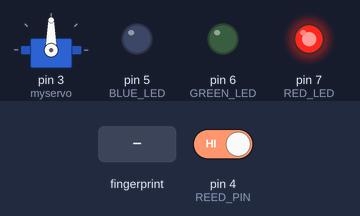
This sketch was run on a simulated Arduino Uno, built with avr-gcc and run on an emulated ATmega328P. Shown: servo, output pins drawn as LEDs (lit = HIGH). The inputs (shaded band) are chosen by the test bench; at power-on: pin 4 (REED_PIN) HIGH. What the sketch prints to the serial monitor is not drawn.

Above: at 2.2 s.
2.3 s: pin 4 (REED_PIN) driven LOW
4.2 s: finger stored as number 1 placed on the sensor
At 5.7 s:
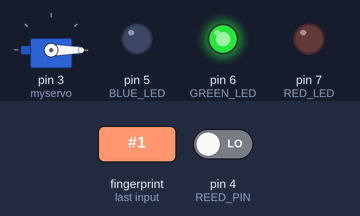
At 24.77 s:
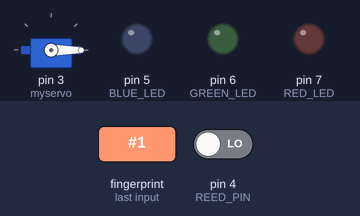
Timing chart, 0 to 27.0 s (numbered marks = the images above; inputs shaded):
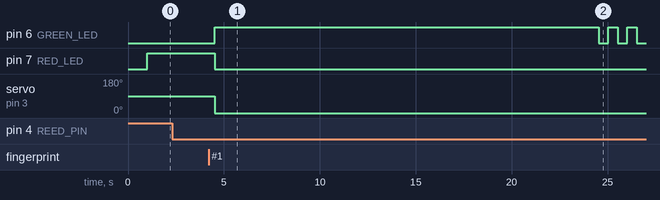

The sketch:

RFID.ino
```cpp
#include <Adafruit_Fingerprint.h>
#include <Servo.h>
#include <SoftwareSerial.h>

// 定義引腳
const int REED_PIN = 4;  // 干簧管
const int RED_LED = 7;
const int GREEN_LED = 6;
const int BLUE_LED = 5;
Servo myservo;

// 指紋模組的串口，使用 Pin 8 (RX) 和 Pin 9 (TX)
SoftwareSerial mySerial(8, 9); // RX -> Pin 8, TX -> Pin 9
Adafruit_Fingerprint finger = Adafruit_Fingerprint(&mySerial);

bool lockEngaged = false;  // 門鎖是否上鎖的狀態
bool forceOpenWarning = false; // 是否處於強行開啟警告狀態
bool fingerprintScanningEnabled = true; // 是否啟用指紋掃描
unsigned long unlockStartTime; // 解鎖開始的時間
const unsigned long unlockDuration = 30000; // 解鎖持續時間 30 秒

// 函數前置宣告
void blinkLED(int led1, int led2 = -1);
void handleReedSwitch();
void processFingerprint();

void setup() {
  // 初始化 LED 和舵機
  pinMode(REED_PIN, INPUT_PULLUP);  // 干簧管使用上拉電阻
  pinMode(RED_LED, OUTPUT);
  pinMode(GREEN_LED, OUTPUT);
  pinMode(BLUE_LED, OUTPUT);
  myservo.attach(3);
  myservo.write(90); // 初始為鎖上狀態

  // 初始化串口通信
  Serial.begin(9600);
  Serial.println("初始化指紋模組...");

  // 初始化指紋模組
  finger.begin(57600);
  if (finger.verifyPassword()) {
    Serial.println("指紋模組已成功連接");
  } else {
    Serial.println("指紋模組連接失敗，請檢查連接");
    while (1); // 如果連接失敗，停止執行
  }

  // 初始 LED 狀態
  digitalWrite(RED_LED, HIGH);  // 紅燈亮，表示門已上鎖
  digitalWrite(GREEN_LED, LOW); // 綠燈熄滅
  digitalWrite(BLUE_LED, LOW);  // 藍燈熄滅
}

void loop() {
  handleReedSwitch();
  processFingerprint();
}

// 處理干簧管邏輯
void handleReedSwitch() {
  int reedState = digitalRead(REED_PIN);

  // 強行開啟警告狀態
  if (forceOpenWarning) {
    blinkLED(RED_LED, BLUE_LED);  // 閃爍紅藍燈

    // 如果干簧管重新觸發（門被鎖上），停止警告
    if (reedState == LOW) {
      forceOpenWarning = false;  // 停止警告
      lockEngaged = true;  // 門鎖回到上鎖狀態
      myservo.write(90);  // 鎖上門
      digitalWrite(RED_LED, HIGH);  // 紅燈亮，表示門已上鎖
      digitalWrite(BLUE_LED, LOW);  // 藍燈熄滅
      digitalWrite(GREEN_LED, LOW); // 綠燈熄滅
    }
  } else if (reedState == HIGH && lockEngaged) {
    // 如果門鎖上鎖且干簧管觸發，表示門可能被強行打開
    forceOpenWarning = true;  // 啟動強行開啟警告
    Serial.println("警告：門鎖被強行打開！");
  }
}

// 處理指紋識別邏輯
void processFingerprint() {
  if (fingerprintScanningEnabled && digitalRead(REED_PIN) == LOW) {
    // 嘗試讀取指紋
    int fingerID = getFingerprintID();
    if (fingerID != -1) {
      Serial.print("指紋匹配成功，ID: ");
      Serial.println(fingerID);

      // 解鎖門鎖
      myservo.write(0);  // 打開門鎖
      lockEngaged = false;
      digitalWrite(RED_LED, LOW);  // 紅燈熄滅
      digitalWrite(GREEN_LED, HIGH);  // 綠燈亮，表示成功

      // 設定解鎖開始時間
      unlockStartTime = millis();
      fingerprintScanningEnabled = false;
    } else {
      Serial.println("指紋匹配失敗");
      digitalWrite(RED_LED, HIGH);  // 紅燈閃爍
    }
  }

  // 解鎖計時
  if (!lockEngaged && (millis() - unlockStartTime < unlockDuration)) {
    unsigned long remainingTime = unlockDuration - (millis() - unlockStartTime);

    // 剩餘時間小於 10 秒，綠燈閃爍
    if (remainingTime < 10000) {
      if ((remainingTime / 500) % 2 == 0) {
        digitalWrite(GREEN_LED, HIGH);
      } else {
        digitalWrite(GREEN_LED, LOW);
      }
    }
  } else if (!lockEngaged && millis() - unlockStartTime >= unlockDuration) {
    // 解鎖時間結束，鎖上門
    myservo.write(90);
    lockEngaged = true;
    digitalWrite(RED_LED, HIGH);  // 紅燈亮，表示門已上鎖
    digitalWrite(GREEN_LED, LOW); // 綠燈熄滅
    digitalWrite(BLUE_LED, LOW);  // 藍燈熄滅
    fingerprintScanningEnabled = true;  // 重新啟用指紋掃描
  }
}

// 指紋識別函數
int getFingerprintID() {
  uint8_t p = finger.getImage();
  if (p != FINGERPRINT_OK) return -1;

  p = finger.image2Tz();
  if (p != FINGERPRINT_OK) return -1;

  p = finger.fingerFastSearch();
  if (p != FINGERPRINT_OK) return -1;

  return finger.fingerID;
}

// LED 閃爍函數
void blinkLED(int led1, int led2) {
  digitalWrite(led1, HIGH);
  if (led2 != -1) digitalWrite(led2, HIGH);
  delay(200);
  digitalWrite(led1, LOW);
  if (led2 != -1) digitalWrite(led2, LOW);
  delay(200);
}
```

Measured:
- after the input at 2.3 s, every drawn part: stays the same
- after the input at 4.2 s, pin 7 (RED_LED): HIGH → LOW after 0.33 s; servo on pin 3 (myservo): 90° → 0° after 0.33 s
- by itself, pin 6 (GREEN_LED): repeats every 1.0 s: LOW 0.50 s, HIGH 0.50 s
